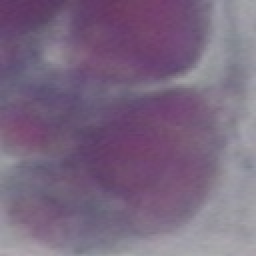
#> input picture NUCLEOUNET/CELULAS/normalCol65.jpg, 128 x 128 px, found by its file name (shown 2 times larger)
$ jupyter execute --allow-errors 1_preprocesamientoMeanShift2.ipynb
#> lines starting #> are read from the running program, lines starting #| are printed output that depends on the picture; after the words box and inside, x2 and y2 are one past the last pixel; in counts of white or black regions, pixels touching at a corner belong together
# IMPORTE DE LIBRERIAS

[cell 1]
import cv2
import numpy as np
import pandas as pd
import os
import argparse
from matplotlib import pyplot as plt
import matplotlib.image as img
from sklearn.preprocessing import normalize
from sklearn.cluster import KMeans, DBSCAN
import seaborn as sns
from scipy.spatial import distance
from sklearn.neighbors import NearestNeighbors
from skimage import data, segmentation, color
from skimage.future import graph
from sklearn import cluster
from sklearn.cluster import MeanShift, estimate_bandwidth
from numpy import linspace
from skimage.feature import peak_local_max
from skimage.segmentation import watershed
from scipy import ndimage
import seaborn as sns
from cv2 import MORPH_ELLIPSE
from sklearn.cluster import spectral_clustering
from sklearn.cluster import AgglomerativeClustering
from kneed import KneeLocator
import seaborn
from skimage.feature import graycomatrix, graycoprops
from rotating_calipers import min_max_feret
import skimage.morphology

# FUNCIONES

# Feret

[cell 2]
# [8 lines left out: function get_min_max_feret_from_mask, not called in this run]

# Slic

Crea superpixeles sobre la imagen de entrada a color

[cell 3]
def superSlic(img):
    labels1 = segmentation.slic(img,compactness=30, n_segments=185, start_label=1)
    # super EN RGB
    out1 = color.label2rgb(labels1, img, kind='avg', bg_label=0)
    out1  = cv2.cvtColor(out1,cv2.COLOR_RGB2GRAY)
    #out1 = out1[:,:,0]
    return out1

# K mean

Técnica de Aprendizaje Automático no supervisado que agrupa los pixeles de acuerdo  a la similaridad en su intensidad

[cell 4]
# [10 lines left out: function kmean, not called in this run]

# MeanShift

Algoritmo de aprendizaje no supervisado que etiqueta cada pixel de acuerdo a sus caracteríticas de intensidad, y lo agrupa en un Cluster

[cell 5]
def shift2(pixelsValues,filtro):
    bandwidth = estimate_bandwidth(pixelsValues, quantile=0.2,n_samples=1000)
    ms = MeanShift(bandwidth=bandwidth, bin_seeding=True)
    ms.fit(pixelsValues)
    labels = ms.labels_
    cluster_centers = ms.cluster_centers_

    cluster_centers = np.uint8(cluster_centers)
    segmentacionImagen = cluster_centers[labels.flatten()]
    segmentacionImagen = segmentacionImagen.reshape(filtro.shape)
    return segmentacionImagen

# Seleccionador de Núcleos

A partir de una imagen que contenga más de un posible nucleo, selecciona aquel que se encuentre mas cercano al centro de la imagen

[cell 6]
def selContorno(contours,thresh):
    if contours == None:
        return None
    else:

        listaDifx = []
        listaDify = []
        dif = pd.DataFrame()

        for k in range(len(contours)):

            cnt = contours[k]


            M = cv2.moments(cnt)
            cx = int(M['m10']/M['m00'])
            dimension = thresh.shape
            refx = dimension[1]/2
            # análisis x
            if cx <= refx:
                difx= refx-cx
            else:
                difx= cx - refx
            listaDifx.append(difx)

        for k in range(len(contours)):
            cnt = contours[k]
            M = cv2.moments(cnt)
            cy = int(M['m01']/M['m00'])
            dimension = thresh.shape
            refy = dimension[0]/2
            # análisis y
            if cy <= refy:
                dify= refy-cy
            else:
                dify= cy - refy
            listaDify.append(dify)
        dif['x'] = listaDifx
        dif['y'] = listaDify
        dif['total'] = dif['x'] + dif['y']
        dif.reset_index(inplace = True, drop  = True)
        cont = dif['total'].idxmin()
        #print(dif)
        #print('contorno',cont)
        return [cont,cx,cy]

# Seleccionador de Regiones

Si al momento de la segmentación queda el núcleo con un hueco dentro de él, esta función permite rellenar dicho núcleo

[cell 7]
def selRegion(label,area):
    color = label.copy()
    color = color.reshape(-1,1)
    color = np.unique(color)
    color = np.sort(color,axis=None)
    color = np.uint8(color)
    for el in range(1,len(color)):
        region = label.copy()
        region[region != color[el]] = 0
        region[region == color[el]] = 255
        region = np.uint8(region)
        if np.sum(region == 255) != 0:
            contoursReg, hierarchyReg = cv2.findContours(region, cv2.RETR_TREE, cv2.CHAIN_APPROX_NONE)
            contornoReg,rx,ry = selContorno(contoursReg,region)
            areaReg = cv2.contourArea(contoursReg[contornoReg])
            numReg = el
            numCont = len(contoursReg)
            #print(areaReg,area)
            if areaReg == area :
                numReg = el
                numCont = len(contoursReg)
                #print(numReg,numCont)
                #numCont = len(contoursReg)
                break

    nucleoReg = label.copy()
    nucleoReg = np.uint8(nucleoReg)
    nucleoReg[nucleoReg != numReg] = 0
    nucleoReg[nucleoReg == numReg] = 255

    if numCont >=2:
        # [13 lines of commented-out code are left out]
        img_inverted = cv2.bitwise_not(nucleoReg)
        # Etiquetar los componentes conectados en la imagen
        n_components, labels, stats, centroids = cv2.connectedComponentsWithStats(img_inverted)
        # Encuentra el componente más grande (background)
        max_label, max_area = max([(i, stats[i, cv2.CC_STAT_AREA]) for i in range(1, n_components)], key=lambda x: x[1])
        # Cree una imagen en blanco con el tamaño de la imagen original
        filled_img = np.zeros(img_inverted.shape, dtype=np.uint8)
        # Rellena el componente más grande en la imagen en blanco
        filled_img[labels == max_label] = 255
        # Invertir la imagen de nuevo (los objetos se convierten en agujeros llenos)
        nucleoReg = cv2.bitwise_not(filled_img)


    return nucleoReg

# Matriz de Confusión

Cada imagen Segmentada, se la Compara con la imagen de referencia y se determinan las valores de Verdadero Negativo, Verdadero Positivo, Falso Negativo y Falso Positivo, con el fin de evaluar la imagen Segmentada

[cell 8]
def matrizConfusion (img_propuesta,img_referencia):
    #variables locales: FP falso positivo,  FN falso negativo, VP verdadero positivo, VN verdadero negativo
    FP=FN=VP=VN=0

    for fila in range (img_referencia.shape[0]):
        for columna in range (img_referencia.shape[1]):
            color_ref=str(img_referencia[fila,columna])
            color_pro=str(img_propuesta[fila,columna])
            if color_ref == '255' : #or color_ref == '[  0   0 255]':
                if color_pro == '255':
                    VP = VP+1
                else:
                    FN = FN+1
            if color_ref != '255': # or color_ref != '[  0   0 255]':
                if color_pro == '255':
                    FP = FP+1
                else:
                    VN = VN+1

    return [FN,FP,VP,VN]

# Medidas de Evaluación

Permite evaluar la imagen según la Exactitud (E), Presición(P), Sensibilidad(R), Promedio Señal a Ruido (NSR), medida F1 (FM), Tasa de Error (ER)

[cell 9]
# [48 lines left out: function MedidasMC, not called in this run]

[cell 10]
def similitud(imagenReg,imagenRef):
    # Calcular la intersección y la unión de las imágenes
    intersection = np.logical_and(imagenRef, imagenReg)
    union = np.logical_or(imagenRef, imagenReg)
    # Calcular el índice de Jaccard
    jaccard_index = np.sum(intersection) / np.sum(union)
    dice_index = 2 * jaccard_index / (1 + jaccard_index)

    return [jaccard_index,dice_index]

# PROCESAMIENTO IMAGEN INDIVIDUAL

[cell 11]
# RUTA DE LA IMAGEN
dirCarpeta = 'DatasetNormalizado/1_normal_superficiel/normalSup31.jpg'
#dirCarpeta = 'DatasetNormalizado/2_normal_intermediate/normalInter13.jpg'
dirCarpeta = 'DatasetNormalizado/3_normal_columnar/normalCol65.jpg'
# [7 lines of commented-out code are left out]
imagen = cv2.imread(dirCarpeta)
#> imagen is the input picture: shape (128, 128, 3); mean B, G, R 129.1, 103.5, 122.5
#RGB
imagen = cv2.cvtColor(imagen,cv2.COLOR_BGR2RGB)
#GRIS
gris   = cv2.cvtColor(imagen,cv2.COLOR_RGB2GRAY)
img = imagen[:,:,1]


#aplicar superpixeles------------------------------
slic = 1
if slic == 1:
    img = imagen.copy()
    #img = cv2.GaussianBlur(img,(21,21),cv2.BORDER_DEFAULT)
    img = cv2.medianBlur(img,21)
#> img: shape (128, 128, 3)
    img = superSlic(img)
#> in superSlic, `labels1 = segmentation.slic(img,compactness=30, n_segments=185, start_..`:
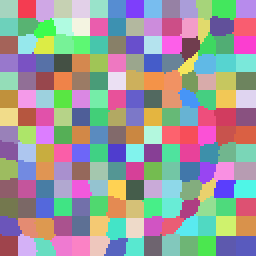
#> labels1: shape (128, 128) int64 (shown 2 times larger); 196 distinct labels, from 1 to 196; one colour per label, 0 black
    titleSlic = 'slic'
else:
    img = img.copy()
    titleSlic = 'sin Slic'

# #Porcentaje en el que se redimensiona la imagen
# porcentaje = 100
# #calcular el 50 por ciento de las dimensiones originales
# ancho = int(img.shape[1] * porcentaje / 100)
# alto = int(img.shape[0] * porcentaje / 100)
# img = cv2.resize(img, dsize=(ancho,alto))

# filtrado------------------------------------------
opcion = 1
if opcion == 1:
    mediana  = cv2.medianBlur(img,17)
    filtro = mediana
    tituloFiltro = 'MEDIANA'

if opcion == 2:
    bilateral = cv2.bilateralFilter(img,0,40,25)
    filtro = bilateral
    tituloFiltro = 'BILATERAL'

if opcion == 3:
    media = cv2.blur(img,(17,17))
    filtro = media
    tituloFiltro = 'MEDIA'

if opcion == 4:
    gaussiano = cv2.GaussianBlur(img,(17,17),cv2.BORDER_DEFAULT)
    filtro = gaussiano
    tituloFiltro = 'GAUSSIANO'

if opcion == 0:
    filtro = img
    tituloFiltro = 'SIN FILTRO'


# aplanar la imagen
pixelsValues =filtro.reshape(-1,1)
#> pixelsValues = 16384 values, max 164 at index 15230, min 76 at index 9, mean 111.4
pixelsValues = np.float32(pixelsValues)


#agrupamiento de agrupamiento--------------------------------

opcionAgrup = 1

if opcionAgrup == 1:
    segmentacionImagen = shift2(pixelsValues,filtro)
#> in shift2, `bandwidth = estimate_bandwidth(pixelsValues, quantile=0.2,n_samples=10..`: bandwidth = 9.13
#> in shift2, `labels = ms.labels_`: labels = 16384 values, max 2 at index 98, min 0 at index 0, mean 0.555
#> in shift2, `cluster_centers = ms.cluster_centers_`: cluster_centers = [95.71, 149.2, 127.2]
#> in shift2, `cluster_centers = np.uint8(cluster_centers)`: cluster_centers = [95, 149, 127]
#> in shift2, `segmentacionImagen = cluster_centers[labels.flatten()]`: segmentacionImagen = 16384 values, max 149 at index 106, min 95 at index 0, mean 111.7
#> in shift2, `segmentacionImagen = segmentacionImagen.reshape(filtro.shape)`:
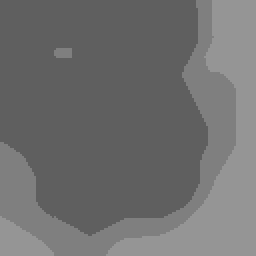
#> segmentacionImagen: shape (128, 128) (shown 2 times larger); min 95, max 149, mean 111.7
    tituloSeg = 'meanShift'

elif opcionAgrup == 2:
    segmentacionImagen = kmean(pixelsValues,6,filtro)
    tituloSeg = 'kmean'

else:
    segmentacionImagen = filtro
    tituloSeg = 'sin Agrupamiento'


# nucleos
umbral = np.min(segmentacionImagen)
#> umbral = 95
#umbral = umbral+33
umbral= umbral +10
#> umbral = 105
#thresh = segmentacionImagen < umbral
#umbral = umbral
imagen2 = imagen.copy()

# [6 lines of commented-out code are left out]


_,thresh = cv2.threshold(segmentacionImagen,umbral, 255, cv2.THRESH_BINARY_INV)
#> thresh: shape (128, 128); 62% white; 2 black regions, box (x1, y1, x2, y2) and area: (0, 0, 128, 128) 6179, (27, 24, 36, 29) 43
#operaciones morfológicas
kernel = cv2.getStructuringElement(MORPH_ELLIPSE,ksize=(5,5))
thresh = cv2.erode(thresh, kernel, iterations=1)
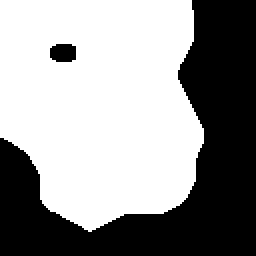
#> thresh: shape (128, 128) (shown 2 times larger); 58.8% white; 2 black regions, box (x1, y1, x2, y2) and area: (0, 0, 128, 128) 6653, (25, 22, 38, 31) 105
thresh = cv2.dilate(thresh,kernel, iterations=1)
#> thresh: shape (128, 128); 62% white; 2 black regions

contours, hierarchy = cv2.findContours(thresh, cv2.RETR_EXTERNAL, cv2.CHAIN_APPROX_NONE)
#> contours = 1 contour; box (x1, y1, x2, y2) and area: (0, 0, 104, 118) 10014
contorno,cx,cy = selContorno(contours,thresh)
#> the loop in selContorno, `for k in range(len(contours)): ` made 1 pass
#> (cx, dimension, refx, difx) on pass 1: (50, (128, 128), 64, 14)
#> after the loop in selContorno, `for k in range(len(contours)):`: listaDifx = [14]
#> the loop in selContorno, `for k in range(len(contours)):` made 1 pass
#> (cy, dimension, refy, dify) on pass 1: (52, (128, 128), 64, 12)
#> after the loop in selContorno, `for k in range(len(contours)):`: listaDify = [12]
#> contorno = 0; cx = 50; cy = 52
cv2.drawContours(imagen2, contours, contorno, (255,255,0), 2);
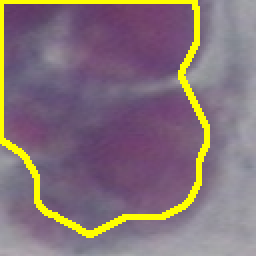
#> imagen2: shape (128, 128, 3) (shown 2 times larger); mean R, G, B 132, 114.6, 120.8

#seleccionador de regiones
area = cv2.contourArea(contours[contorno])
#> area = 10014
_, label, _,centroids = cv2.connectedComponentsWithStats(thresh)
#> label: shape (128, 128) int32; values 0 (black) and 1 (white), 62% white; 2 black regions, box (x1, y1, x2, y2) and area: (0, 0, 128, 128) 6180, (27, 24, 36, 29) 43
#> centroids = [[84.13, 81.3], [50.87, 52.6]]
imagenReg = selRegion(label,area)
#> in selRegion, `color = color.reshape(-1,1)`: color = 16384 values, max 1 at index 0, min 0 at index 98, mean 0.62
#> in selRegion, `color = np.unique(color)`: color = [0, 1]
#> the loop in selRegion, `for el in range(1,len(color)):` made 1 pass
#> (cont in selContorno, contornoReg, rx, ry, areaReg) on pass 1: (0, 0, 31, 26, 10014)
#> in selRegion, `n_components, labels, stats, centroids = cv2.connectedComponentsWithSt..`:
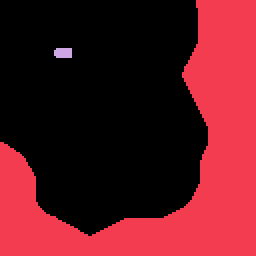
#> labels: shape (128, 128) int32 (shown 2 times larger); 3 distinct labels, from 0 to 2; one colour per label, 0 black
#> in selRegion, `n_components, labels, stats, centroids = cv2.connectedComponentsWithSt..`: n_components = 3; stats = [[0, 0, 104, 118, 10161], [0, 0, 128, 128, 6180], [27, 24, 9, 5, 43]]; centroids = [[50.87, 52.6], [84.5, 81.68], [31.19, 26]]
#> in selRegion, `max_label, max_area = max([(i, stats[i, cv2.CC_STAT_AREA]) for i in ra..`: max_label = 1; max_area = 6180
#> imagenReg: shape (128, 128); 62.3% white; 1 black region, box (x1, y1, x2, y2) and area: (0, 0, 128, 128) 6180
#imagenReg = selRegion(thresh)
imagenReg[imagenReg > 200] = 255
imagenReg[imagenReg != 255] = 0

# Imagen en escala grises y color
imgColor = imagen.copy()
for fila in range (gris.shape[0]):
    for columna in range (gris.shape[1]):
        if imagenReg[fila][columna] == 0:
            gris[fila][columna] = 0
            imgColor[fila][columna] = 0
        else:
            pass
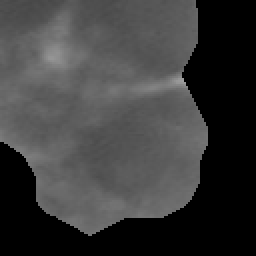
#> gris: shape (128, 128) (shown 2 times larger); min 0, max 159, mean 59.8
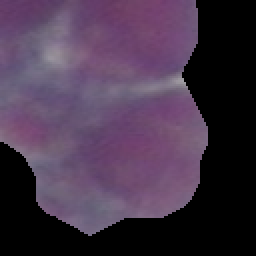
#> imgColor: shape (128, 128, 3) (shown 2 times larger); mean R, G, B 69, 52.5, 72.9

#graficar
plt.figure(figsize=(20,20))

plt.subplot(1,9,1)
plt.imshow(imagen)
plt.title('original')


plt.subplot(1,9,2)
plt.imshow(img,'gray')
plt.title(titleSlic)

plt.subplot(1,9,3)
plt.imshow(filtro,'gray')
plt.title(tituloFiltro)


plt.subplot(1,9,4)
plt.imshow(segmentacionImagen,'gray')
plt.title(tituloSeg)

plt.subplot(1,9,5)
plt.imshow(thresh,'gray')
plt.title('segmentacion')


plt.subplot(1,9,6)
plt.imshow(imagen2,'gray')
plt.title('nucleo')

plt.subplot(1,9,7)
plt.imshow(imagenReg,'gray')
plt.title('nucleo')

plt.subplot(1,9,8)
plt.imshow(gris,'gray')
plt.title('gris')

plt.subplot(1,9,9)
plt.imshow(imgColor,'gray')
plt.title('color')

[cell 12]
plt.imshow(segmentacionImagen,'gray')
plt.axis(False)

[cell 13]
# Calcula el histograma
hist, bins = np.histogram(segmentacionImagen.ravel(), bins=256, range=(0, 256))
#> hist = 256 values, max 10162 at index 95, min 0 at index 0, mean 64; bins = 257 values from 0 to 256

# Muestra el histograma
plt.plot(hist)
plt.title('Histograma de la imagen en escala de grises')
plt.xlabel('Valor del píxel')
plt.ylabel('Frecuencia')
plt.grid()
plt.show()

## Preprocesamiento de la imagen de referencia

Se debe preprocesar la imagen de referencia con el fin de poderla compararla con la imagen segmentada

[cell 14]
dirCarpetaRef = dirCarpeta[:19]+'REFERENCIA/'+dirCarpeta[19:]
#imagen de referencia en BGR
imagenRef = cv2.imread(dirCarpetaRef)
plt.imshow(imagenRef,'gray')
plt.title('Imagen de Referencia en BGR')
plt.show()
#plano B
plt.imshow(imagenRef[:,:,0],'gray')
plt.title('Imagen de Referencia en plano de Azules')
plt.show()
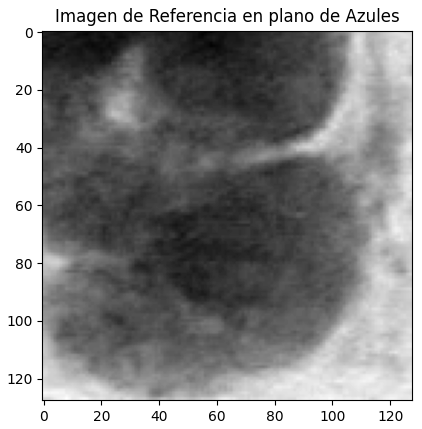
#> figure drawn by matplotlib, 1 panel
# histograma plano b
hist = cv2.calcHist([imagenRef],[0],None,[256],[0,256]);
#> hist = 256 values, max 509 at index 120, min 0 at index 0, mean 64
plt.plot(hist,'gray')
plt.grid()
plt.title('histograma de imagen de Referencia plano B')
plt.show()

imagenRef = np.uint8(imagenRef[:,:,0])
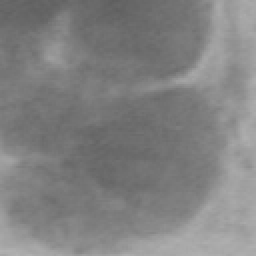
#> imagenRef: shape (128, 128) (shown 2 times larger); min 94, max 178, mean 129.1
imagenRef[imagenRef >= 200] = 255
imagenRef[imagenRef != 255] = 0
#> imagenRef: shape (128, 128); every value is 0
plt.imshow(imagenRef,'gray')
plt.title('Imagen de Referencia Procesada')

[cell 15]
matrizConfusion (imagenReg,imagenRef)
#> after the loop in matrizConfusion, `for fila in range (img_referencia.shape[0]):`: FN = 0; FP = 10204; VN = 6180; VP = 0
#> Out = [0, 10204, 0, 6180]

[cell 16]
similitud(imagenReg,imagenRef)
#> in similitud, `jaccard_index = np.sum(intersection) / np.sum(union)`: jaccard_index = 0
#> Out = [0, 0]

[cell 17]
plt.imshow(imagen,'gray')
plt.imshow(imagenReg,cmap='gray',alpha=0.6)

En las imágenes anteriores se puede observar que en el plano de azules, el núcleo corresponde con el color más claro, es decir con intesidades cercanas a 255, el fondo de color negro tiene intensidades de valor cercanas a cero, por tanto, las intesidad entre 100 y 150 corresponden al citoplasma

Por tanto, interesa obtener una imagen solo con el nucleo y el fondo

[cell 18]
#imagen de prueba
plt.imshow(imagenReg,'gray')
plt.title('imagen de Segmentación')
plt.show()

hist = cv2.calcHist([imagenReg],[0],None,[256],[0,256]);
#> hist = 256 values, max 10204 at index 255, min 0 at index 1, mean 64
plt.plot(hist,'gray')
plt.grid()
plt.title('histograma imagen Procesada OBTENIDA')
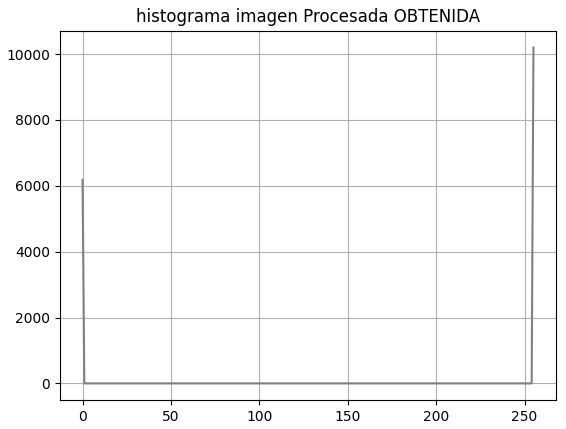
#> figure drawn by matplotlib, 1 panel; curve peaks at x = 255, y = 10204

$ run again, with NUCLEOUNET/PRUEBA/anormalMod64.jpg copied over NUCLEOUNET/CELULAS/normalCol65.jpg
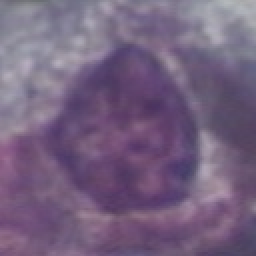
#> input picture NUCLEOUNET/PRUEBA/anormalMod64.jpg, 128 x 128 px, found by its file name (shown 2 times larger)
#> imagen is the input picture: shape (128, 128, 3); mean B, G, R 127.1, 97.6, 116.7
#> labels1: shape (128, 128) int64; 196 distinct labels, from 1 to 196
#> pixelsValues = 16384 values, max 169 at index 118, min 77 at index 15230, mean 104.8
#> bandwidth = 7.7
#> in shift2, `labels = ms.labels_`: labels = 16384 values, max 3 at index 108, min 0 at index 2374, mean 0.424
#> in shift2, `cluster_centers = ms.cluster_centers_`: cluster_centers = [88.08, 130.8, 144.6, 166.2]
#> in shift2, `cluster_centers = np.uint8(cluster_centers)`: cluster_centers = [88, 130, 144, 166]
#> in shift2, `segmentacionImagen = cluster_centers[labels.flatten()]`: segmentacionImagen = 16384 values, max 166 at index 108, min 88 at index 2374, mean 103.1
#> `umbral = np.min(segmentacionImagen)`: umbral = 88
#> `umbral= umbral +10`: umbral = 98
#> `thresh = cv2.erode(thresh, kernel, iterations=1)`:
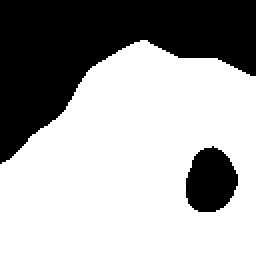
#> thresh: shape (128, 128) (shown 2 times larger); 64.7% white; 2 black regions
#> contours = 1 contour; box (x1, y1, x2, y2) and area: (0, 18, 128, 128) 11356
#> the loop in selContorno, `for k in range(len(contours)): ` made 1 pass
#> (cx, dimension, refx, difx) on pass 1: (68, (128, 128), 64, 4)
#> after the loop in selContorno, `for k in range(len(contours)):`: listaDifx = [4]
#> the loop in selContorno, `for k in range(len(contours)):` made 1 pass
#> (cy, dimension, refy, dify) on pass 1: (80, (128, 128), 64, 16)
#> after the loop in selContorno, `for k in range(len(contours)):`: listaDify = [16]
#> `contorno,cx,cy = selContorno(contours,thresh)`: contorno = 0; cx = 68; cy = 80
#> imagen2: shape (128, 128, 3); mean R, G, B 126, 108.2, 119
#> area = 11356.5
#> label: shape (128, 128) int32; values 0 (black) and 1 (white), 67.7% white; 2 black regions, box (x1, y1, x2, y2) and area: (0, 0, 128, 80) 4826, (95, 75, 117, 104) 468
#> `_, label, _,centroids = cv2.connectedComponentsWithStats(thresh)`: centroids = [[55.2, 28.6], [67.46, 80.16]]
#> in selRegion, `color = color.reshape(-1,1)`: color = 16384 values, max 1 at index 2374, min 0 at index 0, mean 0.677
#> in selRegion, `color = np.unique(color)`: color = [0, 1]
#> the loop in selRegion, `for el in range(1,len(color)):` made 1 pass
#> (cont in selContorno, contornoReg, rx, ry, areaReg) on pass 1: (0, 0, 104, 90, 11356.5)
#> in selRegion, `n_components, labels, stats, centroids = cv2.connectedComponentsWithSt..`: n_components = 3; stats = [[0, 18, 128, 110, 11090], [0, 0, 128, 80, 4826], [95, 75, 22, 29, 468]]; centroids = [[67.46, 80.16], [50.37, 22.64], [105, 90.03]]
#> max_label = 1; max_area = 4826
#> imagenReg: shape (128, 128); 70.5% white; 1 black region, box (x1, y1, x2, y2) and area: (0, 0, 128, 80) 4826
#> `hist, bins = np.histogram(segmentacionImagen.ravel(), bins=256, range=..`: hist = 256 values, max 11090 at index 88, min 0 at index 0, mean 64; bins = 257 values from 0 to 256
#> `hist = cv2.calcHist([imagenRef],[0],None,[256],[0,256]);`: hist = 256 values, max 439 at index 120, min 0 at index 0, mean 64
#> after the loop in matrizConfusion, `for fila in range (img_referencia.shape[0]):`: FN = 0; FP = 11558; VN = 4826; VP = 0
#> `matrizConfusion (imagenReg,imagenRef)`: Out = [0, 11558, 0, 4826]
#> jaccard_index = 0
#> `similitud(imagenReg,imagenRef)`: Out = [0, 0]
#> `hist = cv2.calcHist([imagenReg],[0],None,[256],[0,256]);`: hist = 256 values, max 11558 at index 255, min 0 at index 1, mean 64
#> `[cell 18] #imagen de prueba plt.imshow(imagenReg,'gray') plt.title('im..`:
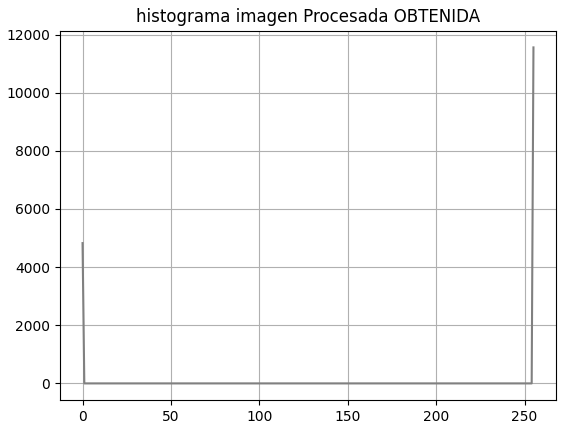
#> figure drawn by matplotlib, 1 panel; curve peaks at x = 255, y = 11558
